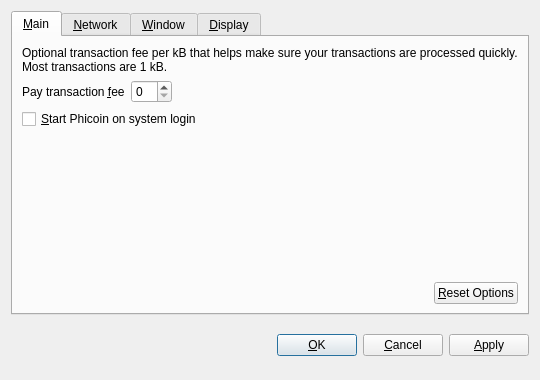
<?xml version="1.0" encoding="UTF-8"?>
<ui version="4.0">
 <class>OptionsDialog</class>
 <widget class="QDialog" name="OptionsDialog">
  <property name="geometry">
   <rect>
    <x>0</x>
    <y>0</y>
    <width>540</width>
    <height>380</height>
   </rect>
  </property>
  <property name="windowTitle">
   <string>Options</string>
  </property>
  <property name="modal">
   <bool>true</bool>
  </property>
  <layout class="QVBoxLayout" name="verticalLayout">
   <item>
    <widget class="QTabWidget" name="tabWidget">
     <property name="tabPosition">
      <enum>QTabWidget::North</enum>
     </property>
     <property name="currentIndex">
      <number>0</number>
     </property>
     <widget class="QWidget" name="tabMain">
      <attribute name="title">
       <string>&amp;Main</string>
      </attribute>
      <layout class="QVBoxLayout" name="verticalLayout_Main">
       <item>
        <widget class="QLabel" name="transactionFeeInfoLabel">
         <property name="text">
          <string>Optional transaction fee per kB that helps make sure your transactions are processed quickly. Most transactions are 1 kB.</string>
         </property>
         <property name="textFormat">
          <enum>Qt::PlainText</enum>
         </property>
         <property name="wordWrap">
          <bool>true</bool>
         </property>
        </widget>
       </item>
       <item>
        <layout class="QHBoxLayout" name="horizontalLayout_1_Main">
         <item>
          <widget class="QLabel" name="transactionFeeLabel">
           <property name="text">
            <string>Pay transaction &amp;fee</string>
           </property>
           <property name="textFormat">
            <enum>Qt::PlainText</enum>
           </property>
           <property name="buddy">
            <cstring>transactionFee</cstring>
           </property>
          </widget>
         </item>
         <item>
          <widget class="BitcoinAmountField" name="transactionFee"/>
         </item>
         <item>
          <spacer name="horizontalSpacer_1_Main">
           <property name="orientation">
            <enum>Qt::Horizontal</enum>
           </property>
           <property name="sizeHint" stdset="0">
            <size>
             <width>40</width>
             <height>20</height>
            </size>
           </property>
          </spacer>
         </item>
        </layout>
       </item>
       <item>
        <widget class="QCheckBox" name="bitcoinAtStartup">
         <property name="toolTip">
          <string>Automatically start Phicoin after logging in to the system.</string>
         </property>
         <property name="text">
          <string>&amp;Start Phicoin on system login</string>
         </property>
        </widget>
       </item>
       <item>
        <spacer name="verticalSpacer_Main">
         <property name="orientation">
          <enum>Qt::Vertical</enum>
         </property>
         <property name="sizeHint" stdset="0">
          <size>
           <width>20</width>
           <height>40</height>
          </size>
         </property>
        </spacer>
       </item>
       <item>
        <layout class="QHBoxLayout" name="horizontalLayout_2_Main">
         <item>
          <spacer name="horizontalSpacer_2_Main">
           <property name="orientation">
            <enum>Qt::Horizontal</enum>
           </property>
           <property name="sizeHint" stdset="0">
            <size>
             <width>40</width>
             <height>20</height>
            </size>
           </property>
          </spacer>
         </item>
         <item>
          <widget class="QPushButton" name="resetButton">
           <property name="toolTip">
            <string>Reset all client options to default.</string>
           </property>
           <property name="text">
            <string>&amp;Reset Options</string>
           </property>
           <property name="autoDefault">
            <bool>false</bool>
           </property>
          </widget>
         </item>
        </layout>
       </item>
      </layout>
     </widget>
     <widget class="QWidget" name="tabNetwork">
      <attribute name="title">
       <string>&amp;Network</string>
      </attribute>
      <layout class="QVBoxLayout" name="verticalLayout_Network">
       <item>
        <widget class="QCheckBox" name="mapPortUpnp">
         <property name="toolTip">
          <string>Automatically open the Phicoin client port on the router. This only works when your router supports UPnP and it is enabled.</string>
         </property>
         <property name="text">
          <string>Map port using &amp;UPnP</string>
         </property>
        </widget>
       </item>
       <item>
        <widget class="QCheckBox" name="connectSocks">
         <property name="toolTip">
          <string>Connect to the Phicoin network through a SOCKS proxy (e.g. when connecting through Tor).</string>
         </property>
         <property name="text">
          <string>&amp;Connect through SOCKS proxy:</string>
         </property>
        </widget>
       </item>
       <item>
        <layout class="QHBoxLayout" name="horizontalLayout_Network">
         <item>
          <widget class="QLabel" name="proxyIpLabel">
           <property name="text">
            <string>Proxy &amp;IP:</string>
           </property>
           <property name="textFormat">
            <enum>Qt::PlainText</enum>
           </property>
           <property name="buddy">
            <cstring>proxyIp</cstring>
           </property>
          </widget>
         </item>
         <item>
          <widget class="QValidatedLineEdit" name="proxyIp">
           <property name="maximumSize">
            <size>
             <width>140</width>
             <height>16777215</height>
            </size>
           </property>
           <property name="toolTip">
            <string>IP address of the proxy (e.g. 127.0.0.1)</string>
           </property>
          </widget>
         </item>
         <item>
          <widget class="QLabel" name="proxyPortLabel">
           <property name="text">
            <string>&amp;Port:</string>
           </property>
           <property name="textFormat">
            <enum>Qt::PlainText</enum>
           </property>
           <property name="buddy">
            <cstring>proxyPort</cstring>
           </property>
          </widget>
         </item>
         <item>
          <widget class="QLineEdit" name="proxyPort">
           <property name="maximumSize">
            <size>
             <width>55</width>
             <height>16777215</height>
            </size>
           </property>
           <property name="toolTip">
            <string>Port of the proxy (e.g. 9050)</string>
           </property>
          </widget>
         </item>
         <item>
          <widget class="QLabel" name="socksVersionLabel">
           <property name="text">
            <string>SOCKS &amp;Version:</string>
           </property>
           <property name="textFormat">
            <enum>Qt::PlainText</enum>
           </property>
           <property name="buddy">
            <cstring>socksVersion</cstring>
           </property>
          </widget>
         </item>
         <item>
          <widget class="QValueComboBox" name="socksVersion">
           <property name="toolTip">
            <string>SOCKS version of the proxy (e.g. 5)</string>
           </property>
          </widget>
         </item>
         <item>
          <spacer name="horizontalSpacer_Network">
           <property name="orientation">
            <enum>Qt::Horizontal</enum>
           </property>
           <property name="sizeHint" stdset="0">
            <size>
             <width>40</width>
             <height>20</height>
            </size>
           </property>
          </spacer>
         </item>
        </layout>
       </item>
       <item>
        <spacer name="verticalSpacer_Network">
         <property name="orientation">
          <enum>Qt::Vertical</enum>
         </property>
         <property name="sizeHint" stdset="0">
          <size>
           <width>20</width>
           <height>40</height>
          </size>
         </property>
        </spacer>
       </item>
      </layout>
     </widget>
     <widget class="QWidget" name="tabWindow">
      <attribute name="title">
       <string>&amp;Window</string>
      </attribute>
      <layout class="QVBoxLayout" name="verticalLayout_Window">
       <item>
        <widget class="QCheckBox" name="minimizeToTray">
         <property name="toolTip">
          <string>Show only a tray icon after minimizing the window.</string>
         </property>
         <property name="text">
          <string>&amp;Minimize to the tray instead of the taskbar</string>
         </property>
        </widget>
       </item>
       <item>
        <widget class="QCheckBox" name="minimizeOnClose">
         <property name="toolTip">
          <string>Minimize instead of exit the application when the window is closed. When this option is enabled, the application will be closed only after selecting Quit in the menu.</string>
         </property>
         <property name="text">
          <string>M&amp;inimize on close</string>
         </property>
        </widget>
       </item>
       <item>
        <spacer name="verticalSpacer_Window">
         <property name="orientation">
          <enum>Qt::Vertical</enum>
         </property>
         <property name="sizeHint" stdset="0">
          <size>
           <width>20</width>
           <height>40</height>
          </size>
         </property>
        </spacer>
       </item>
      </layout>
     </widget>
     <widget class="QWidget" name="tabDisplay">
      <attribute name="title">
       <string>&amp;Display</string>
      </attribute>
      <layout class="QVBoxLayout" name="verticalLayout_Display">
       <item>
        <layout class="QHBoxLayout" name="horizontalLayout_1_Display">
         <item>
          <widget class="QLabel" name="langLabel">
           <property name="text">
            <string>User Interface &amp;language:</string>
           </property>
           <property name="textFormat">
            <enum>Qt::PlainText</enum>
           </property>
           <property name="buddy">
            <cstring>lang</cstring>
           </property>
          </widget>
         </item>
         <item>
          <widget class="QValueComboBox" name="lang">
           <property name="toolTip">
            <string>The user interface language can be set here. This setting will take effect after restarting Phicoin.</string>
           </property>
          </widget>
         </item>
        </layout>
       </item>
       <item>
        <layout class="QHBoxLayout" name="horizontalLayout_2_Display">
         <item>
          <widget class="QLabel" name="unitLabel">
           <property name="text">
            <string>&amp;Unit to show amounts in:</string>
           </property>
           <property name="textFormat">
            <enum>Qt::PlainText</enum>
           </property>
           <property name="buddy">
            <cstring>unit</cstring>
           </property>
          </widget>
         </item>
         <item>
          <widget class="QValueComboBox" name="unit">
           <property name="toolTip">
            <string>Choose the default subdivision unit to show in the interface and when sending coins.</string>
           </property>
          </widget>
         </item>
        </layout>
       </item>
       <item>
        <widget class="QCheckBox" name="displayAddresses">
         <property name="toolTip">
          <string>Whether to show Phicoin addresses in the transaction list or not.</string>
         </property>
         <property name="text">
          <string>&amp;Display addresses in transaction list</string>
         </property>
        </widget>
       </item>
       <item>
        <widget class="QCheckBox" name="coinControlFeatures">
         <property name="toolTip">
          <string>Whether to show coin control features or not.</string>
         </property>
         <property name="text">
          <string>Display coin &amp;control features (experts only!)</string>
         </property>
        </widget>
       </item>
       <item>
        <spacer name="verticalSpacer_Display">
         <property name="orientation">
          <enum>Qt::Vertical</enum>
         </property>
         <property name="sizeHint" stdset="0">
          <size>
           <width>20</width>
           <height>40</height>
          </size>
         </property>
        </spacer>
       </item>
      </layout>
     </widget>
    </widget>
   </item>
   <item>
    <layout class="QHBoxLayout" name="horizontalLayout_Buttons">
     <item>
      <spacer name="horizontalSpacer_1">
       <property name="orientation">
        <enum>Qt::Horizontal</enum>
       </property>
       <property name="sizeHint" stdset="0">
        <size>
         <width>40</width>
         <height>48</height>
        </size>
       </property>
      </spacer>
     </item>
     <item>
      <widget class="QLabel" name="statusLabel">
       <property name="font">
        <font>
         <weight>75</weight>
         <bold>true</bold>
        </font>
       </property>
       <property name="text">
        <string/>
       </property>
       <property name="textFormat">
        <enum>Qt::PlainText</enum>
       </property>
       <property name="wordWrap">
        <bool>true</bool>
       </property>
      </widget>
     </item>
     <item>
      <spacer name="horizontalSpacer_2">
       <property name="orientation">
        <enum>Qt::Horizontal</enum>
       </property>
       <property name="sizeHint" stdset="0">
        <size>
         <width>40</width>
         <height>48</height>
        </size>
       </property>
      </spacer>
     </item>
     <item>
      <widget class="QPushButton" name="okButton">
       <property name="text">
        <string>&amp;OK</string>
       </property>
      </widget>
     </item>
     <item>
      <widget class="QPushButton" name="cancelButton">
       <property name="text">
        <string>&amp;Cancel</string>
       </property>
       <property name="autoDefault">
        <bool>false</bool>
       </property>
      </widget>
     </item>
     <item>
      <widget class="QPushButton" name="applyButton">
       <property name="text">
        <string>&amp;Apply</string>
       </property>
       <property name="autoDefault">
        <bool>false</bool>
       </property>
      </widget>
     </item>
    </layout>
   </item>
  </layout>
 </widget>
 <customwidgets>
  <customwidget>
   <class>BitcoinAmountField</class>
   <extends>QSpinBox</extends>
   <header>bitcoinamountfield.h</header>
  </customwidget>
  <customwidget>
   <class>QValueComboBox</class>
   <extends>QComboBox</extends>
   <header>qvaluecombobox.h</header>
  </customwidget>
  <customwidget>
   <class>QValidatedLineEdit</class>
   <extends>QLineEdit</extends>
   <header>qvalidatedlineedit.h</header>
  </customwidget>
 </customwidgets>
 <resources/>
 <connections/>
</ui>
